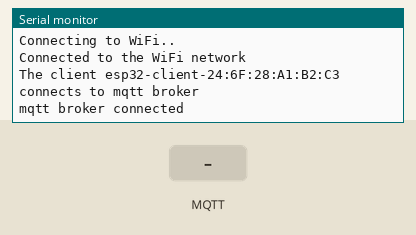
This sketch was run on a simulated ESP32. Parts: the last lines printed to the serial monitor. The test bench sets the inputs (shaded band). WiFi joins after 1.5 s; servers stay silent unless stated; no MQTT or app messages arrive unless stated.

Above: at 2.7 s.
2.8 s: MQTT message "1" arrives on the first subscribed topic
At 3.7 s:
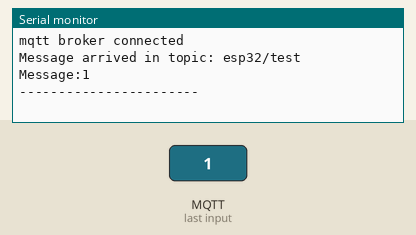
4.3 s: MQTT message "on" arrives on the first subscribed topic
At 4.8 s:
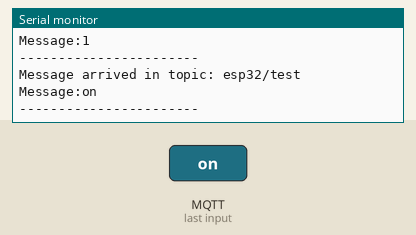
5.8 s: MQTT message "off" arrives on the first subscribed topic
At 7.1 s:
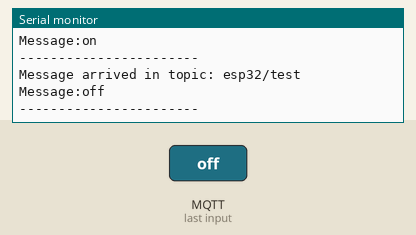

Measured:
- after the input at 2.8 s, the serial monitor: prints a new line at once (image 1)
- after the input at 4.3 s, the serial monitor: prints a new line at once (image 2)
- after the input at 5.8 s, the serial monitor: prints a new line at once (image 3)

The sketch:

port8883.ino
```cpp
#include <WiFi.h>
#include <PubSubClient.h>
#include <WiFiClientSecure.h>

// WiFi
const char *ssid = "MANG DAY KTX H2-1107"; // Enter your WiFi name
const char *password = "h211072022";  // Enter WiFi password

// MQTT Broker
const char *mqtt_broker = "h30bb6dd.ala.us-east-1.emqxsl.com";// broker address
const char *topic = "esp32/test"; // define topic
const char *mqtt_username = "esp32"; // username for authentication
const char *mqtt_password = "admin";// password for authentication
const int mqtt_port = 8883;// port of MQTT over TLS/SSL

// load DigiCert Global Root CA ca_cert
const char* ca_cert= \
"-----BEGIN CERTIFICATE-----\n" \
"MIIDrzCCApegAwIBAgIQCDvgVpBCRrGhdWrJWZHHSjANBgkqhkiG9w0BAQUFADBh\n" \
"MQswCQYDVQQGEwJVUzEVMBMGA1UEChMMRGlnaUNlcnQgSW5jMRkwFwYDVQQLExB3\n" \
"d3cuZGlnaWNlcnQuY29tMSAwHgYDVQQDExdEaWdpQ2VydCBHbG9iYWwgUm9vdCBD\n" \
"QTAeFw0wNjExMTAwMDAwMDBaFw0zMTExMTAwMDAwMDBaMGExCzAJBgNVBAYTAlVT\n" \
"MRUwEwYDVQQKEwxEaWdpQ2VydCBJbmMxGTAXBgNVBAsTEHd3dy5kaWdpY2VydC5j\n" \
"b20xIDAeBgNVBAMTF0RpZ2lDZXJ0IEdsb2JhbCBSb290IENBMIIBIjANBgkqhkiG\n" \
"9w0BAQEFAAOCAQ8AMIIBCgKCAQEA4jvhEXLeqKTTo1eqUKKPC3eQyaKl7hLOllsB\n" \
"CSDMAZOnTjC3U/dDxGkAV53ijSLdhwZAAIEJzs4bg7/fzTtxRuLWZscFs3YnFo97\n" \
"nh6Vfe63SKMI2tavegw5BmV/Sl0fvBf4q77uKNd0f3p4mVmFaG5cIzJLv07A6Fpt\n" \
"43C/dxC//AH2hdmoRBBYMql1GNXRor5H4idq9Joz+EkIYIvUX7Q6hL+hqkpMfT7P\n" \
"T19sdl6gSzeRntwi5m3OFBqOasv+zbMUZBfHWymeMr/y7vrTC0LUq7dBMtoM1O/4\n" \
"gdW7jVg/tRvoSSiicNoxBN33shbyTApOB6jtSj1etX+jkMOvJwIDAQABo2MwYTAO\n" \
"BgNVHQ8BAf8EBAMCAYYwDwYDVR0TAQH/BAUwAwEB/zAdBgNVHQ4EFgQUA95QNVbR\n" \
"TLtm8KPiGxvDl7I90VUwHwYDVR0jBBgwFoAUA95QNVbRTLtm8KPiGxvDl7I90VUw\n" \
"DQYJKoZIhvcNAQEFBQADggEBAMucN6pIExIK+t1EnE9SsPTfrgT1eXkIoyQY/Esr\n" \
"hMAtudXH/vTBH1jLuG2cenTnmCmrEbXjcKChzUyImZOMkXDiqw8cvpOp/2PV5Adg\n" \
"06O/nVsJ8dWO41P0jmP6P6fbtGbfYmbW0W5BjfIttep3Sp+dWOIrWcBAI+0tKIJF\n" \
"PnlUkiaY4IBIqDfv8NZ5YBberOgOzW6sRBc4L0na4UU+Krk2U886UAb3LujEV0ls\n" \
"YSEY1QSteDwsOoBrp+uvFRTp2InBuThs4pFsiv9kuXclVzDAGySj4dzp30d8tbQk\n" \
"CAUw7C29C79Fv1C5qfPrmAESrciIxpg0X40KPMbp1ZWVbd4=" \
"-----END CERTIFICATE-----\n";


// init secure wifi client
WiFiClientSecure espClient;
// use wifi client to init mqtt client
PubSubClient client(espClient);


void setup() {
    // Set software serial baud to 115200;
    Serial.begin(115200);
    // connecting to a WiFi network
    WiFi.begin(ssid, password);
    while (WiFi.status() != WL_CONNECTED) {
        delay(500);
        Serial.println("Connecting to WiFi..");
    }
    Serial.println("Connected to the WiFi network");

    // set root ca cert
    espClient.setCACert(ca_cert);
    // connecting to a mqtt broker
    client.setServer(mqtt_broker, mqtt_port);
    client.setCallback(callback);
    while (!client.connected()) {
        String client_id = "esp32-client-";
        client_id += String(WiFi.macAddress());
        Serial.printf("The client %s connects to mqtt broker\n", client_id.c_str());
        if (client.connect(client_id.c_str(), mqtt_username, mqtt_password)) {
            Serial.println("mqtt broker connected");
        } else {
            Serial.print("Failed to connect to MQTT broker, rc=");
            Serial.print(client.state());
            Serial.println("Retrying in 5 seconds.");
            delay(5000);
        }
    }
    // publish and subscribe
    client.publish(topic, "Hi EMQX I'm ESP32 ^^"); // publish to the topic
    client.subscribe(topic); // subscribe from the topic
}

void callback(char* topic, byte* payload, unsigned int length) {
    Serial.print("Message arrived in topic: ");
    Serial.println(topic);
    Serial.print("Message:");
    for (int i = 0; i < length; i++) {
        Serial.print((char) payload[i]);
    }
    Serial.println();
    Serial.println("-----------------------");
}

void loop() {
  client.loop();
}
```
